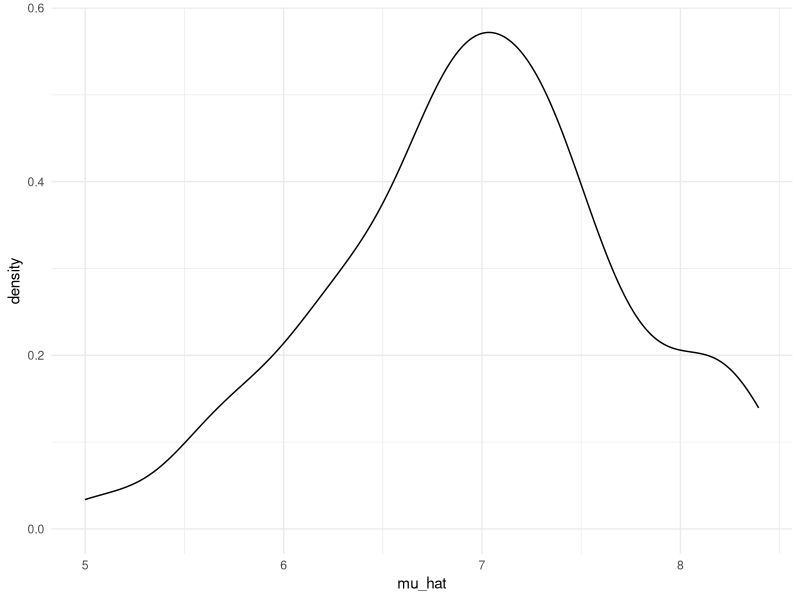

Generate this figure with R:
## ---- chunk 1
library(tidyverse)

knitr::opts_chunk$set(
  fig.width = 6,
  fig.asp = .6,
  out.width = "90%"
)

theme_set(theme_minimal() + theme(legend.position = "bottom"))

options(
  ggplot2.continuous.colour = "viridis",
  ggplot2.continuous.fill = "viridis"
)

scale_colour_discrete = scale_colour_viridis_d
scale_fill_discrete = scale_fill_viridis_d
## ---- chunk 2
sim_mean_sd = function(n_obs, mu = 7, sigma = 4){
  
  x = rnorm(n=n_obs,mean = mu, sd = sigma)

  
tibble(
    mu_hat = mean(x),
    sigma_hat = sd(x)
  )
}
## ---- chunk 3
sim_mean_sd(n_obs = 30)
## ---- chunk 4
output = vector("list", length = 100)

for (i in 1:100){
  output[[i]] = sim_mean_sd(30)
}

bind_rows(output) %>% 
  view
## ---- chunk 5
sim_results_df = 
  expand_grid(
    sample_size = 30,
    iteration = 1:100) %>%
  mutate(
    estimate_df = map(sample_size, sim_mean_sd)
  ) %>%
  unnest(estimate_df)
## ---- chunk 6
sim_results_df %>%
  ggplot(aes(x= mu_hat))+ 
  geom_density()
